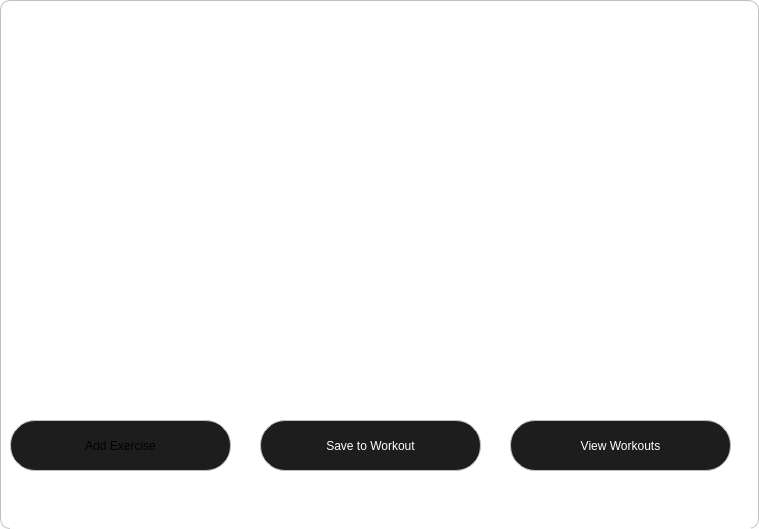
       <widget class="QWidget" name="scrollAreaWidgetContents">
        <property name="geometry">
         <rect>
          <x>0</x>
          <y>0</y>
          <width>759</width>
          <height>529</height>
         </rect>
        </property>
        <property name="styleSheet">
         <string notr="true">QWidget{
background-color:white;
border-radius:10px;
border:1px solid #c0c0c0
}</string>
        </property>
        <widget class="QWidget" name="workouts_container" native="true">
         <property name="geometry">
          <rect>
           <x>10</x>
           <y>490</y>
           <width>741</width>
           <height>331</height>
          </rect>
         </property>
         <property name="styleSheet">
          <string notr="true">QWidget{
border:none;
border-radius:10px

}</string>
         </property>
         <widget class="QWidget" name="verticalLayoutWidget_2">
          <property name="geometry">
           <rect>
            <x>9</x>
            <y>9</y>
            <width>721</width>
            <height>311</height>
           </rect>
          </property>
          <layout class="QVBoxLayout" name="workouts_layout"/>
         </widget>
        </widget>
        <widget class="QListWidget" name="exercise_list">
         <property name="geometry">
          <rect>
           <x>10</x>
           <y>11</y>
           <width>731</width>
           <height>391</height>
          </rect>
         </property>
         <property name="styleSheet">
          <string notr="true">QListWidget{
border:0px solid #c0c0c0;
color:#1d1d1d;
font:400 20px &quot;Epilogue&quot;;
padding:10px;
border-radius:10px
}</string>
         </property>
        </widget>
        <widget class="QPushButton" name="add_exercise_button">
         <property name="geometry">
          <rect>
           <x>10</x>
           <y>420</y>
           <width>221</width>
           <height>51</height>
          </rect>
         </property>
         <property name="styleSheet">
          <string notr="true">QPushButton{
background-color:#1d1d1d;
border-radius:25px;
font:500 15px &quot;Epilogue&quot;;
}</string>
         </property>
         <property name="text">
          <string>Add Exercise</string>
         </property>
        </widget>
        <widget class="QPushButton" name="save_workout_button">
         <property name="geometry">
          <rect>
           <x>260</x>
           <y>420</y>
           <width>221</width>
           <height>51</height>
          </rect>
         </property>
         <property name="styleSheet">
          <string notr="true">QPushButton{
background-color:#1d1d1d;
border-radius:25px;
border:1px solid #c0c0c0;
font:500 15px &quot;Epilogue&quot;;
color:white
}</string>
         </property>
         <property name="text">
          <string>Save to Workout</string>
         </property>
        </widget>
        <widget class="QPushButton" name="view_workouts_button">
         <property name="geometry">
          <rect>
           <x>510</x>
           <y>420</y>
           <width>221</width>
           <height>51</height>
          </rect>
         </property>
         <property name="styleSheet">
          <string notr="true">QPushButton{
background-color:#1d1d1d;
border-radius:25px;
border:1px solid #c0c0c0;
font:500 15px &quot;Epilogue&quot;;
color:white;
}</string>
         </property>
         <property name="text">
          <string>View Workouts</string>
         </property>
        </widget>
       </widget>
